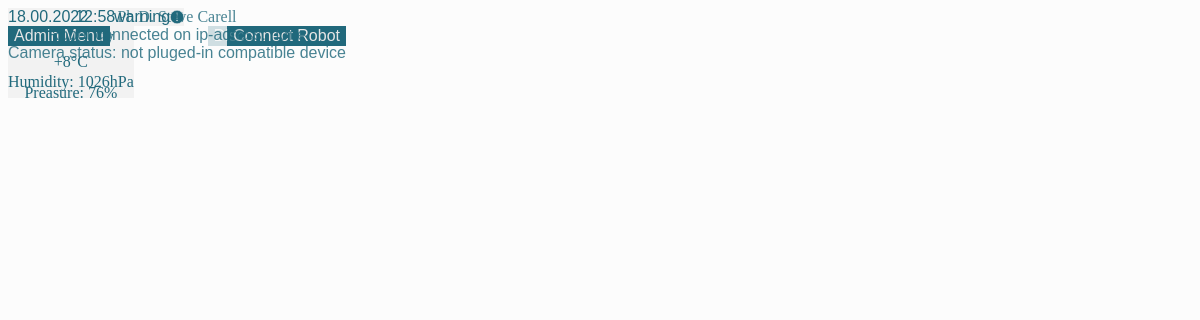
The page /home (signed in) on the database its author committed.
### app/models.py (models this page shows, shortened)
class User(UserMixin, db.Model):
    __bind_key__ = 'db_users'
    __tablename__ = "medic"
    id = db.Column('id', db.Integer, primary_key=True)
    email = db.Column('email', db.String(40), unique=True)
    username = db.Column('name', db.String(20))
    surname = db.Column('surname', db.String(20))
    department = db.Column('department', db.String(10))
    title = db.Column('title', db.String(5))
    password = db.Column('password', db.String(200), unique=True)
    session_token = db.Column('session_token', db.String(40), unique=True, index=True)
    role = db.Column('role', db.String(5))

### app/routes.py (the view)
@app.route('/home')
@login_required
def home():
    Counter.counter += 1
    weather, temperature, preasure, humidity = Weather.get_weather()
    """
    try:
        StreamCam.start()
        StreamCam.stop()

        # TODO get exactly type of camera !!
        info = Camera_Init().inicialize()
        StoreCam.cam = Camera_Init().dev

    except RuntimeError:
    """
    info = "Camera status: not pluged-in compatible device"
    StoreCam.cam = info
    return render_template('home.html', ip = StoreIP.ip, count = Counter.counter, cam = info, weather = weather, temperature = temperature, preasure = preasure, humidity = humidity)

### app/__init__.py (called while the page is built)
def create_app():
    server_app = Flask(__name__)
    server_app.config.from_object(Config)
    db.init_app(server_app)
    login_manager = LoginManager()
    login_manager.init_app(server_app)
    login_manager.session_protection = "strong"
    from .models import User
    @login_manager.user_loader
    def load_user(session_token):
        return User.query.filter_by(session_token=session_token).first()
    from .routes import app
    server_app.register_blueprint(app)
    from .routes_auth import auth
    server_app.register_blueprint(auth)
    return server_app

### app/weather/weather.py (called while the page is built)
    @classmethod
    def get_weather(cls):
        weather = []
        temperature = None
        humidity = None
        preasure = None
        with open('app/weather/weather.csv', 'r') as file:
            reader = csv.reader(file, delimiter = ' ')
            for row in reader:
                temperature = row[-1]
                humidity = row[-2]
                preasure = row[-3]
                for i in range(len(row)-3):
                    weather.append(row[i])
        weather = ' '.join(str(e) for e in weather)
        return weather, temperature, humidity, preasure

### app/templates/home.html (shortened to what this page needs)
<link rel="stylesheet" href="{{ url_for('static', filename='css/home.css') }}">
<link rel="stylesheet" href="https://cdnjs.cloudflare.com/ajax/libs/font-awesome/4.7.0/css/font-awesome.min.css">
{% extends "layout.html" %}
{% block content %}
    {% if count == 1 %}
        {% if current_user.is_authenticated %}
            <div class="title">welcome  {{ current_user.username }} </div>
        {% endif %}
    {% else %}
        <div class="title">{{ current_user.title }} {{ current_user.username }} {{ current_user.surname }} </div>
    {% endif %}
    <button class="button_home" id="start_button"onclick="window.location.href='{{ url_for( 'app.menu') }}';">Menu</button>
    <button class="button_home" id="connect_button"onclick="window.location.href='{{ url_for( 'app.robot_connect') }}';">Connect Robot</button>
    <button class="button_home" id="disconnect_button"onclick="window.location.href='{{ url_for( 'app.robot_disconnect') }}';">Disconnect Robot</button>
    <button class="button_home" id="reload"onclick="window.location.href='{{ url_for( 'app.reload') }}';">Reload</button>
    <div class="weather">
        <div id="weat"> {{ weather }} </div>
        <div id="temp"> {{ temperature }} </div>
        <div class="hum">Humidity: {{ humidity }}</div>
        <div class="hum">Preasure: {{ preasure }}</div>
    </div>
    <button class="button_home" id="keep" onclick="location.href='https://keep.google.com/'" >
    </button>
    {% if current_user.role == "Admin" %}
        <button class="button_home" id="admin_menu"onclick="window.location.href='{{ url_for( 'auth.home_admin') }}';">Admin Menu</button>
    {% endif %}
    <div id="connect" class="title">Robot connected on ip-adress: {{ ip }}</div>
    {% if cam == "Camera status: device is pluged-in" %}
        <div id="camera" class="title">{{ cam }}</div>
    {% else %}
        <div id="camera" class="title">{{ cam }}</div>
    {% endif %}
{% endblock %}

### app/static/css/home.css (style rules this page uses)
.title { margin-top: calc(200px / var(--height-divisor)); text-align: center; max-width: calc(1150px / var(--width-divisor)); font-family: var(--font-light); font-size: calc(120px / var(--height-divisor)); color: #21697C; color: rgb(33, 105, 124); }
#connect.title { margin-top: calc(25px / var(--height-divisor)); font-size: calc(25px / var(--height-divisor)); font-family: var(--font); }
#camera.title { margin-top: calc(10px / var(--height-divisor)); font-size: calc(25px / var(--height-divisor)); font-family: var(--font); }
.button_home { border: 0; outline: none; -webkit-appearance: none; -moz-appearance: none; display: flex; align-items: center; justify-content: center; position: absolute; font-family: var(--font); font-size: calc(25px / var(--height-divisor)); color: #E6E6E6; color: rgb(230, 230, 230); background: #21697C; background: rgba(33, 105, 124, 1); width: calc(260px / var(--width-divisor)); height: calc(80px / var(--height-divisor)); border-radius: calc(30px / var(--width-divisor)); -moz-border-radius: calc(30px / var(--width-divisor)); -webkit-border-radius: calc(30px / var(--width-divisor)); }
.weather { background: #F2F2F2; background: rgba(242, 242, 242, 1); width: calc(260px / var(--width-divisor)); height: calc(300px / var(--height-divisor)); border-radius: calc(30px / var(--width-divisor)); -moz-border-radius: calc(30px / var(--width-divisor)); -webkit-border-radius: calc(30px / var(--width-divisor)); position: absolute; bottom: calc(5px / var(--height-divisor)); left: 0; display: grid; grid-template-rows: 30% 40% 15% 15%; justify-content: center; align-items: center; text-align: center; font-family: var(--font-light); }
#temp { font-size: calc(55px / var(--height-divisor)); color: rgb(33, 105, 124); }
#weat { font-size: calc(30px / var(--height-divisor)); color: rgb(33, 105, 124); }
.hum { font-size: calc(20px / var(--height-divisor)); color: rgb(33, 105, 124); }
#start_button.button_home { bottom: calc(5px / var(--height-divisor)); right: 0px; }
#connect_button.button_home { bottom: calc(90px / var(--height-divisor)); right: 0px; }
#disconnect_button.button_home { bottom: calc(175px / var(--height-divisor)); right: 0px; }
#reload.button_home { width: calc(160px / var(--width-divisor)); bottom: calc(5px / var(--height-divisor)); left: calc(265px / var(--width-divisor));; }
#keep.button_home { width: calc(160px / var(--width-divisor)); background: #F2F2F2; background: rgba(242, 242, 242, 1); height: calc(150px / var(--height-divisor)); bottom: calc(90px / var(--height-divisor)); left: calc(265px / var(--width-divisor));; color:rgba(33, 105, 124, 1) }
#admin_menu.button_home { bottom: calc(5px / var(--height-divisor)); right: calc(280px / var(--width-divisor)); }

### app/static/css/background.css (style rules this page uses)
body::after { content: ""; background-color: #F2F2F2; background-color: rgba(242, 242, 242, 1); opacity: 0.25; top: 0; left: 0; bottom: 0; right: 0; position: absolute; z-index: -1; }

### app/static/css/layout.css (style rules this page uses)
:disabled { opacity: 0.2; }

### rows shown on the page
User: title "Ph.D.", username "Steve", surname "Carell"

### other values the page prints
{{ temperature }} "+8°C"
{{ humidity }} "1026hPa"
{{ preasure }} "76%"
{{ ip }} "none"
{{ cam }} "Camera status: not pluged-in compatible device"
